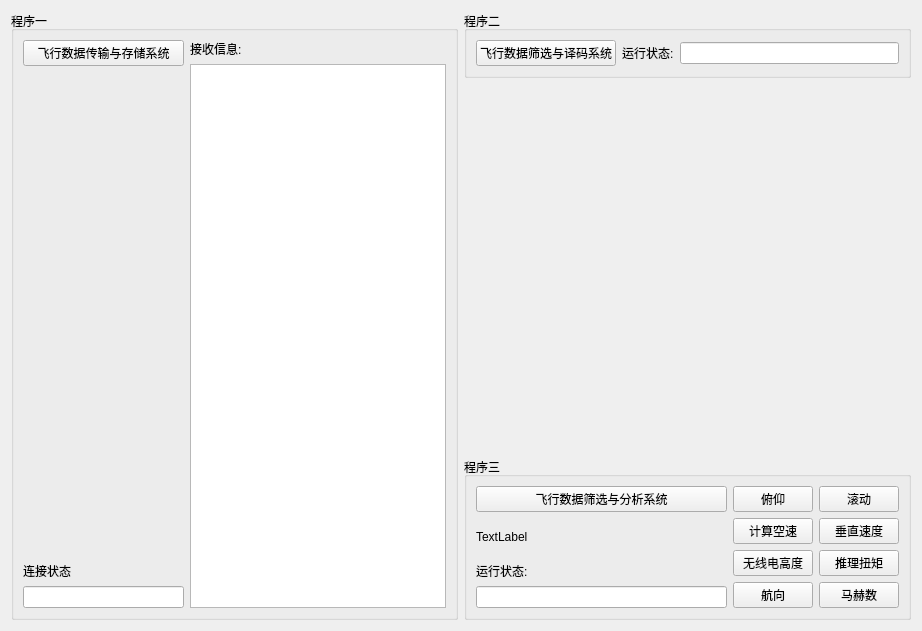
<?xml version="1.0" encoding="UTF-8"?>
<ui version="4.0">
 <class>Form</class>
 <widget class="QWidget" name="Form">
  <property name="geometry">
   <rect>
    <x>0</x>
    <y>0</y>
    <width>922</width>
    <height>631</height>
   </rect>
  </property>
  <property name="windowTitle">
   <string>Form</string>
  </property>
  <layout class="QHBoxLayout" name="horizontalLayout_7">
   <item>
    <widget class="QGroupBox" name="groupBox">
     <property name="title">
      <string>程序一</string>
     </property>
     <layout class="QHBoxLayout" name="horizontalLayout_5">
      <item>
       <layout class="QHBoxLayout" name="horizontalLayout">
        <item>
         <layout class="QVBoxLayout" name="verticalLayout">
          <item>
           <widget class="QPushButton" name="btn_fly_1">
            <property name="sizeIncrement">
             <size>
              <width>0</width>
              <height>100</height>
             </size>
            </property>
            <property name="text">
             <string>飞行数据传输与存储系统</string>
            </property>
           </widget>
          </item>
          <item>
           <spacer name="verticalSpacer">
            <property name="orientation">
             <enum>Qt::Vertical</enum>
            </property>
            <property name="sizeHint" stdset="0">
             <size>
              <width>20</width>
              <height>40</height>
             </size>
            </property>
           </spacer>
          </item>
          <item>
           <widget class="QLabel" name="label">
            <property name="text">
             <string>连接状态</string>
            </property>
           </widget>
          </item>
          <item>
           <widget class="QLineEdit" name="status_lin_1"/>
          </item>
         </layout>
        </item>
        <item>
         <layout class="QVBoxLayout" name="verticalLayout_2">
          <item>
           <widget class="QLabel" name="label_2">
            <property name="text">
             <string>接收信息:</string>
            </property>
           </widget>
          </item>
          <item>
           <widget class="QTextEdit" name="textEdit"/>
          </item>
         </layout>
        </item>
       </layout>
      </item>
     </layout>
    </widget>
   </item>
   <item>
    <layout class="QVBoxLayout" name="verticalLayout_6">
     <item>
      <widget class="QGroupBox" name="groupBox_2">
       <property name="title">
        <string>程序二</string>
       </property>
       <layout class="QHBoxLayout" name="horizontalLayout_6">
        <item>
         <layout class="QHBoxLayout" name="horizontalLayout_3">
          <item>
           <widget class="QPushButton" name="btn_fly_2">
            <property name="text">
             <string>飞行数据筛选与译码系统</string>
            </property>
           </widget>
          </item>
          <item>
           <layout class="QHBoxLayout" name="horizontalLayout_2">
            <item>
             <widget class="QLabel" name="label_3">
              <property name="text">
               <string>运行状态:</string>
              </property>
             </widget>
            </item>
            <item>
             <widget class="QLineEdit" name="status_lin_2"/>
            </item>
           </layout>
          </item>
         </layout>
        </item>
       </layout>
      </widget>
     </item>
     <item>
      <spacer name="verticalSpacer_2">
       <property name="orientation">
        <enum>Qt::Vertical</enum>
       </property>
       <property name="sizeHint" stdset="0">
        <size>
         <width>20</width>
         <height>10</height>
        </size>
       </property>
      </spacer>
     </item>
     <item>
      <widget class="QGroupBox" name="groupBox_3">
       <property name="title">
        <string>程序三</string>
       </property>
       <layout class="QVBoxLayout" name="verticalLayout_5">
        <item>
         <layout class="QHBoxLayout" name="horizontalLayout_4">
          <item>
           <layout class="QVBoxLayout" name="verticalLayout_4">
            <item>
             <widget class="QPushButton" name="btn_fly_3">
              <property name="text">
               <string>飞行数据筛选与分析系统</string>
              </property>
             </widget>
            </item>
            <item>
             <widget class="QLabel" name="img_label">
              <property name="text">
               <string>TextLabel</string>
              </property>
             </widget>
            </item>
            <item>
             <layout class="QVBoxLayout" name="verticalLayout_3">
              <item>
               <widget class="QLabel" name="label_4">
                <property name="text">
                 <string>运行状态:</string>
                </property>
               </widget>
              </item>
              <item>
               <widget class="QLineEdit" name="status_lin_3"/>
              </item>
             </layout>
            </item>
           </layout>
          </item>
          <item>
           <layout class="QGridLayout" name="gridLayout">
            <item row="0" column="1">
             <widget class="QPushButton" name="btn_gd">
              <property name="text">
               <string>滚动</string>
              </property>
             </widget>
            </item>
            <item row="2" column="0">
             <widget class="QPushButton" name="btn_wsdgd">
              <property name="text">
               <string>无线电高度</string>
              </property>
             </widget>
            </item>
            <item row="2" column="1">
             <widget class="QPushButton" name="btn_tlnj">
              <property name="text">
               <string>推理扭矩</string>
              </property>
             </widget>
            </item>
            <item row="0" column="0">
             <widget class="QPushButton" name="btn_fy">
              <property name="text">
               <string>俯仰</string>
              </property>
             </widget>
            </item>
            <item row="1" column="1">
             <widget class="QPushButton" name="btn_czsd">
              <property name="text">
               <string>垂直速度</string>
              </property>
             </widget>
            </item>
            <item row="1" column="0">
             <widget class="QPushButton" name="btn_jksd">
              <property name="text">
               <string>计算空速</string>
              </property>
             </widget>
            </item>
            <item row="3" column="0">
             <widget class="QPushButton" name="btn_fly_hx">
              <property name="text">
               <string>航向</string>
              </property>
             </widget>
            </item>
            <item row="3" column="1">
             <widget class="QPushButton" name="btn_mhs">
              <property name="text">
               <string>马赫数</string>
              </property>
             </widget>
            </item>
           </layout>
          </item>
         </layout>
        </item>
       </layout>
      </widget>
     </item>
    </layout>
   </item>
  </layout>
 </widget>
 <resources/>
 <connections/>
</ui>
